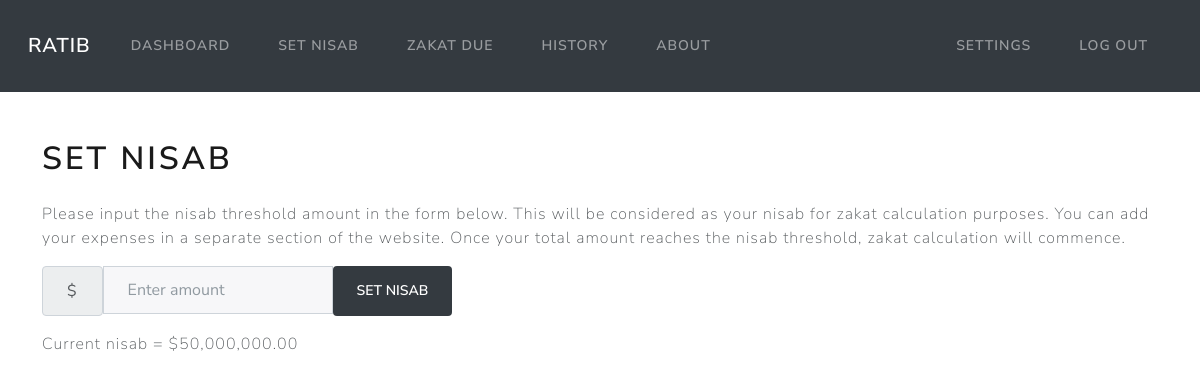
The page /nisab (signed in) on the database as committed earlier.
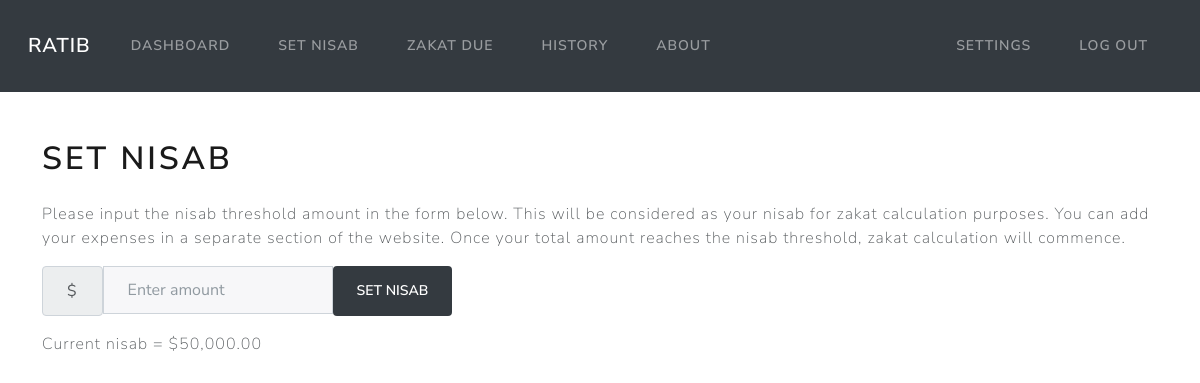
The same page on the database as committed later.
### models.py (models this page shows)
class Nisab(Base):
    __tablename__ = 'nisab'
    id = Column(Integer, primary_key=True)
    amount = Column(Numeric(10,2))
    user_id = Column(Integer, ForeignKey('users.id'))
    nisab_reached = Column(Boolean, default=False)
    user = relationship("User", back_populates="nisab")

### app.py (the view, shortened to what this page needs)
@app.route('/nisab', methods = ["GET", "POST"])
@login_required
def nisab():
    userid = flasksession.get("user_id")
    nisab = session.query(Nisab).filter_by(user_id=userid).first()
    if request.method == "GET":
        if nisab == None:
            return render_template('nisab.html', nisab=0)
        return render_template('nisab.html', nisab=nisab.amount)

### app.py (called while the page is built)
@app.teardown_appcontext
def shutdown_session(exception=None):
    session.remove()

### utils.py (called while the page is built)
def login_required(f):
    @wraps(f)
    def decorated_function(*args, **kwargs):
        if session.get("user_id") is None:
            return redirect("/login")
        return f(*args, **kwargs)
    return decorated_function

def usd(value):
    return f"${value:,.2f}"

### templates/nisab.html (shortened to what this page needs)
{% extends 'layout.html' %}
{% block content %}
<h1 class="mb-4"> Set Nisab </h1>
<p>
    Please input the nisab threshold amount in the form below. This will be considered as your nisab for
    zakat calculation purposes. You can add your expenses in a separate section of the website. Once your
    total amount reaches the nisab threshold, zakat calculation will commence.
</p>
<form class="" action="/nisab" method="post">
    <div class="row">
        <div class="form-group col-auto">
            <div class="input-group">
                <span class="input-group-text">$</span>
                <input autocomplete="off" class="form-control mx-auto" type="number" name="nisab" id="money" placeholder="Enter amount">
                <button class="btn btn-dark" type="submit" name="action" value="income">Set Nisab</button>
            </div>
        </div>
    </div>
</form>
<p>
    Current nisab = {{ nisab | usd}}
</p>
{% endblock %}

### templates/layout.html (shortened to what this page needs)
<!doctype html>
<html lang="en">
<head>
  {% block head %}
  <link rel="stylesheet" href="https://cdn.jsdelivr.net/npm/bootstrap@4.3.1/dist/css/bootstrap.min.css"
>
  <link rel="stylesheet" href="/static/lux.css">
  <link rel="stylesheet" href="/static/styles.css">
  {% endblock %}
</head>
<body>
  <nav class="navbar navbar-expand-md navbar-dark bg-dark mx-auto">
    <div class="container-fluid">
      <a class="navbar-brand ml-3" href="/">Ratib</a>
      <div class="collapse navbar-collapse" id="navbarNav">
        {% if session["user_id"] %}
        <ul class="navbar-nav me-auto">
        <li class="nav-item">
          <a class="nav-link" href="/dashboard">Dashboard</a>
        </li>
        <li class="nav-item">
          <a class="nav-link" href="/nisab">Set Nisab</a>
        </li>
          <li class="nav-item">
            <a class="nav-link" href="/due">Zakat Due</a>
          </li>
          <li class="nav-item">
            <a class="nav-link" href="/history">History</a>
          </li>
          <li class="nav-item">
            <a class="nav-link" href="/guide">About</a>
          </li>
        </ul>
        <ul class="navbar-nav ms-auto">
          <li class="nav-item">
            <a class="nav-link" href="/settings">Settings</a>
          </li>
          <li class="nav-item">
            <a class="nav-link" href="/logout">Log Out</a>
          </li>
        </ul>
        {% endif %}
      </div>
    </div>
  </nav>
  <div id="content">
    <main class="container py-5 text-center">
      <div class="row text-left">
        {% block content %}{% endblock %}
      </div>
    </main>
  </div>
</body>
</html>

Rows that differ between the two databases and show on the page:
changed Nisab: amount "$50,000,000.00" → "$50,000.00"
